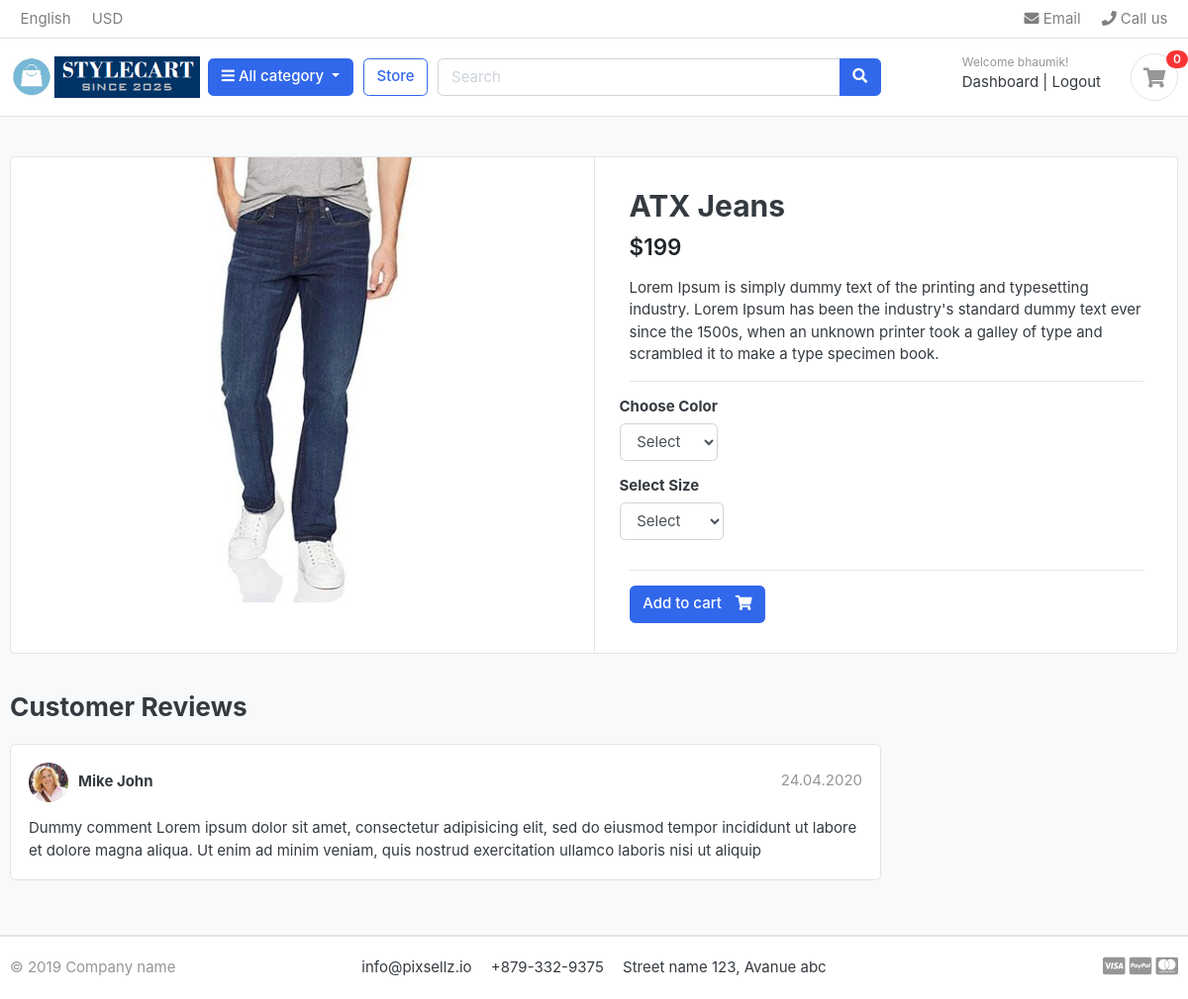
/store/category/jeans/atx-jeans/ (signed in), run on the app's committed database.
### accounts/models.py (models this page shows, shortened)
class Account(AbstractBaseUser):
    first_name  =models.CharField(max_length=50)
    last_name   =models.CharField(max_length=50)
    username    =models.CharField(max_length=50,unique=True)
    email       =models.EmailField(max_length=100,unique=True)
    phone_number=models.CharField(max_length=50)
    date_joined =models.DateTimeField(auto_now_add=True)
    last_login  =models.DateTimeField(auto_now_add=True)
    is_admin    =models.BooleanField(default=False)
    is_staff    =models.BooleanField(default=False)
    is_active   =models.BooleanField(default=False)
    is_superadmin=models.BooleanField(default=False)
    USERNAME_FIELD='email'
    REQUIRED_FIELDS=['username','first_name','last_name']
    objects=MyAccountManager()

### store/models.py (models this page shows, shortened)
class Product(models.Model):
    product_name =models.CharField(max_length=200,unique=True)
    slug         =models.SlugField(max_length=200,unique=True)
    description  =models.TextField(max_length=500,blank=True)
    price        =models.IntegerField()
    images       =models.ImageField(upload_to='photos/products/')
    stock        =models.IntegerField()
    is_available =models.BooleanField(default=True)
    category     =models.ForeignKey(Category,on_delete=models.CASCADE)
    created_date =models.DateTimeField(auto_now_add=True)
    modified_date=models.DateTimeField(auto_now=True)

### store/views.py (the view)
# urls.py: path('category/<slug:category_slug>/<slug:product_slug>/',views.product_detail, name='product_detail'),
def product_detail(request,category_slug,product_slug):
    single_product = get_object_or_404(Product, category__slug=category_slug, slug=product_slug)
    try:
        cart = Cart.objects.get(cart_id=_cart_id(request))
    except Cart.DoesNotExist:
        cart = Cart.objects.create(cart_id=_cart_id(request))
        cart.save()
    try:
        in_cart=CartItem.objects.filter(cart=cart,product=single_product).exists()
    except Exception as e:
        raise e
    data={
        'single_product':single_product,
        'in_cart':in_cart
        }
    return render(request,'store/product_detail.html',data)

### cart/context_processors.py (called while the page is built)
def counter(request):
    if 'admin' in request.path:
        return {}
    else:
        cart_count=0
        try:
            cart=Cart.objects.get(cart_id=_cart_id(request))
            cart_items=CartItem.objects.filter(cart=cart)
            for cart_item in cart_items:
                cart_count += cart_item.quantity
        except Cart.DoesNotExist:
            cart_count=0
        return dict(cart_count=cart_count)

### cart/views.py (called while the page is built)
def _cart_id(request):
    cart_id=request.session.session_key
    if not cart_id:
        cart_id=request.session.create()
    return cart_id

### category/context_processors.py (called while the page is built)
def menu_links(request):
    links=Category.objects.all()
    return dict(links=links)

### category/models.py (called while the page is built)
    def get_url(self):
        return reverse('product_by_category',args=[self.slug])

### store/models.py (called while the page is built)
    def colors(self):
        return self.get_queryset().filter(variation_category='color',is_active=True)

    def sizes(self):
        return self.get_queryset().filter(variation_category='size',is_active=True)

### templates/store/product_detail.html (shortened to what this page needs)
{% extends "base.html" %}
{% load static %}
{% block content %}
<section class="section-content padding-y bg">
<div class="container">
<div class="card">
	<div class="row no-gutters">
		<aside class="col-md-6">
<article class="gallery-wrap">
	<div class="img-big-wrap">
	   <a href="#"><img src="{{single_product.images.url}}"></a>
	</div>
</article>
		</aside>
		<main class="col-md-6 border-left">
			<form action="{% url 'add_cart' single_product.id %}" method='POST'>
				<article class="content-body">
				<h2 class="title">{{single_product.product_name}}</h2>
				<div class="mb-3">
					<var class="price h4">${{single_product.price}}</var>
				</div>
				<p>{{single_product.description}}</p>
				<hr>
					<div class="row">
						<div class="item-option-select">
							<h6>Choose Color</h6>
							<select name="color" class="form-control" required>
								<option value="" disabled selected>Select</option>
							</select>
						</div>
					</div>
					<div class="row">
						<div class="item-option-select">
							<h6>Select Size</h6>
							<select name="size" class="form-control" required>
								<option value="" disabled selected>Select</option>
							</select>
						</div>
					</div>
					<hr>
					{% if single_product.stock <= 0 %}
						<h5 class='text-danger'>out of stock</h5>
					{% else %}
						<button type="submit" class="btn  btn-primary"> <span class="text">Add to cart</span> <i class="fas fa-shopping-cart"></i>  </button>
					{% endif %}
				</article>
			</form>
		</main>
	</div>
</div>
<br>
<div class="row">
			<div class="col-md-9">
	<header class="section-heading">
		<h3>Customer Reviews </h3>
	</header>
	<article class="box mb-3">
		<div class="icontext w-100">
			<img src="{% static './images/avatars/avatar1.jpg' %}" class="img-xs icon rounded-circle">
			<div class="text">
				<span class="date text-muted float-md-right">24.04.2020 </span>
				<h6 class="mb-1">Mike John </h6>
			</div>
		</div>
		<div class="mt-3">
			<p>
				Dummy comment Lorem ipsum dolor sit amet, consectetur adipisicing elit, sed do eiusmod
				tempor incididunt ut labore et dolore magna aliqua. Ut enim ad minim veniam,
				quis nostrud exercitation ullamco laboris nisi ut aliquip
			</p>
		</div>
	</article>
	</div>
</div>
</div>
</section>
</body>
</html>
{% endblock %}

### templates/includes/navbar.html (shortened to what this page needs)
{% load static %}
<header class="section-header">
<nav class="navbar p-md-0 navbar-expand-sm navbar-light border-bottom">
<div class="container">
  <div class="collapse navbar-collapse" id="navbarTop4">
    <ul class="navbar-nav mr-auto">
    	<li class="nav-item dropdown">
		 	<a href="#" class="nav-link">  English </a>
		</li>
		<li class="nav-item dropdown">
			<a href="#" class="nav-link"> USD </a>
		</li>
    </ul>
    <ul class="navbar-nav">
		<li><a href="#" class="nav-link"> <i class="fa fa-envelope"></i> Email </a></li>
		<li><a href="#" class="nav-link"> <i class="fa fa-phone"></i> Call us </a></li>
	</ul>
  </div>
</div>
</nav>
<section class="header-main border-bottom">
	<div class="container">
<div class="row align-items-center">
	<div class="col-lg-2 col-md-3 col-6">
		<a href="{% url 'home' %}" class="brand-wrap">
			<img class="logo" src="{% static './images/logo.png' %}">
		</a>
	</div>
	<div class="col-lg col-sm col-md col-6 flex-grow-0">
		<div class="category-wrap dropdown d-inline-block float-right">
			<button type="button" class="btn btn-primary dropdown-toggle" data-toggle="dropdown">
				<i class="fa fa-bars"></i> All category
			</button>
		</div>
	</div>
	<a href="{% url 'store' %}" class="btn btn-outline-primary">Store</a>
	<div class="col-lg  col-md-6 col-sm-12 col">
		<form action="{% url 'search' %}" class="search" method='GET'>
			<div class="input-group w-100">
			    <input type="text" class="form-control" style="width:60%;" placeholder="Search" name='keyword'>
			    <div class="input-group-append">
			      <button class="btn btn-primary" type="submit">
			        <i class="fa fa-search"></i>
			      </button>
			    </div>
		    </div>
		</form>
	</div>
	<div class="col-lg-3 col-sm-6 col-8 order-2 order-lg-3">
				<div class="d-flex justify-content-end mb-3 mb-lg-0">
					{% if user.id is None %}
						<div class="widget-header">
						<small class="title text-muted">Welcome guest!</small>
						<div>
							<a href="{% url 'login' %}">Sign in</a> <span class="dark-transp"> | </span>
							<a href="{% url 'register' %}"> Register</a>
						</div>
					</div>
					{% else %}
						<div class="widget-header">
						<small class="title text-muted">Welcome {{user.first_name}}!</small>
						<div>
							<a href="{% url 'dashboard' %}"> Dashboard</a> <span class="dark-transp"> | </span>
							<a href="{% url 'logout' %}"> Logout</a>
						</div>
					</div>
					{% endif %}
					<a href="{% url 'cart' %}" class="widget-header pl-3 ml-3">
						<div class="icon icon-sm rounded-circle border"><i class="fa fa-shopping-cart"></i></div>
						<span class="badge badge-pill badge-danger notify">{{cart_count}}</span>
					</a>
				</div>
			</div>
</div>
	</div>
</section>
</header>

### static/css/ui.css (style rules this page uses)
html { font-family: "Inter", sans-serif; font-size: 15px; }
.content-body { flex: 1 1 auto; padding: 2rem 2.3rem; }
.icon-xs, .icon-sm, .icon-md, .icon-lg { display: inline-block; text-align: center; flex-shrink: 0; flex-grow: 0; }
.icon-sm { width: 48px; height: 48px; line-height: 48px !important; font-size: 20px; }
.img-xs, .img-sm, .img-md, .img-lg { -o-object-fit: cover; object-fit: cover; flex-shrink: 0; flex-grow: 0; }
.img-xs { width: 40px; height: 40px; }
.padding-y { padding-top: 40px; padding-bottom: 40px; }
var { font-style: normal; }
article:after, .form-group:after { display: block; clear: both; content: ""; }
.bg { background-color: #f8f9fa; }
.section-heading { margin-bottom: 20px; margin-top: 15px; }
p:last-child { margin-bottom: 0; }
.header-main { position: relative; padding-top: 1rem; padding-bottom: 1rem; }
.brand-wrap .logo, .navbar-brand .logo { margin-right: 7px; max-height: 42px; display: inline-block; }
.widget-header { display: inline-block; vertical-align: middle; position: relative; }
.widget-header a { color: #343a40; }
.widget-header i { color: #969696; }
.widget-header .title { display: block; }
.widget-header .notify { position: absolute; top: -3px; right: -10px; }
.btn .text + i { margin-left: 10px; }
.icontext { display: inline-flex; align-items: center; vertical-align: middle; }
.icontext .text { width: 100%; line-height: 1.2; }
.icontext .icon { position: relative; margin-right: 10px; flex-shrink: 0; flex-grow: 0; }
.notify { position: absolute; top: -4px; right: -10px; display: inline-block; padding: 0.25em 0.6em; font-size: 12px; line-height: 1; text-align: center; border-radius: 3rem; color: #fff; background-color: #fa3434; }
.price { font-weight: 600; color: #212529; }
.box { padding: 18px; background: #fff; border-radius: 0.37rem; border: 1px solid #e4e4e4; }
.box img { max-width: 100%; }
.gallery-wrap .img-big-wrap { margin-bottom: 10px; border-radius: 0.37rem; overflow: hidden; background-color: #fff; }
.gallery-wrap .img-big-wrap a { text-align: center; display: block; }
.gallery-wrap .img-big-wrap img { height: 450px; width: auto; display: inline-block; }
.item-option-select { margin-bottom: 1rem; display: inline-block; margin-right: 15px; }

### data on the page
Account: first_name "bhaumik"
Product: images (picture), product_name "ATX Jeans", price "199", description "Lorem Ipsum is simply dummy text of the printing and typesetting industry. Lorem Ipsum has been the industry's standard dummy text ever since the 1500s, when an unknown printer took a galley of type and scrambled it to make a type specimen book."

### other printed values
{{ cart_count }} "0"
